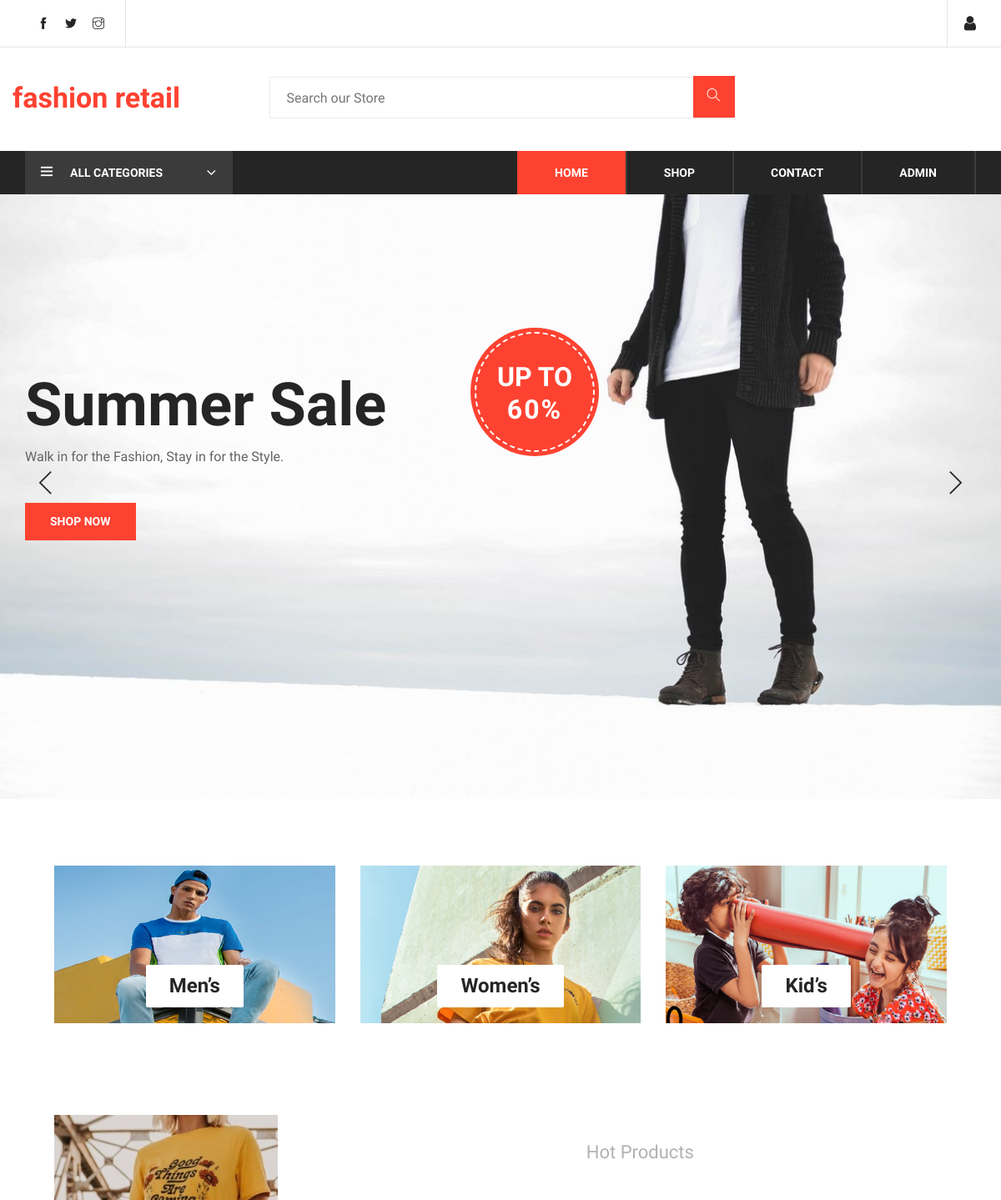
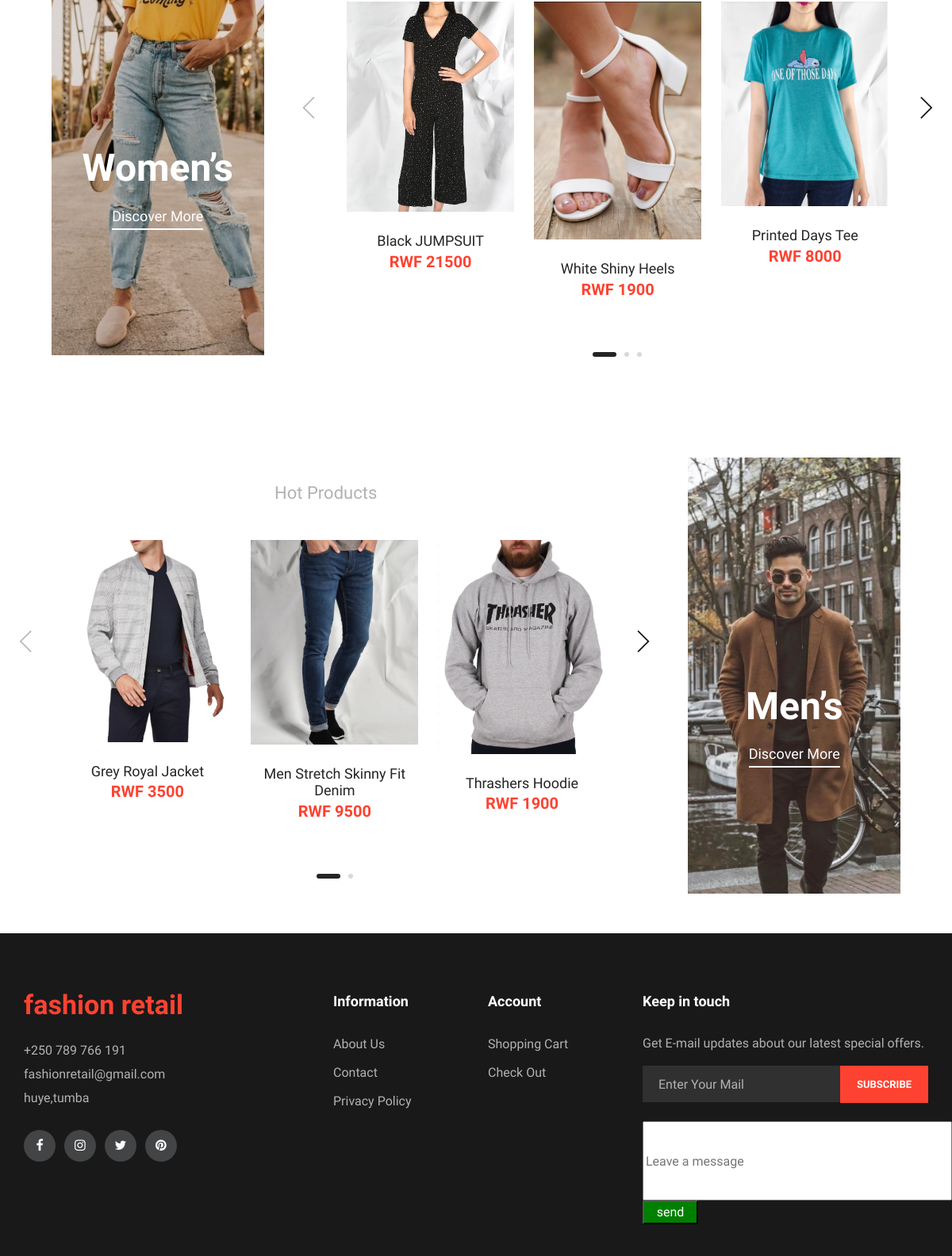
The page / on the database its author committed (2 pictures, top to bottom).
### tables this page shows
CREATE TABLE `slider` (
  `slide_id` int(10) NOT NULL,
  `slide_name` varchar(255) NOT NULL,
  `slide_image` text NOT NULL,
  `slide_heading` varchar(100) NOT NULL,
  `slide_text` varchar(100) NOT NULL
);

CREATE TABLE `products` (
  `products_id` int(10) NOT NULL,
  `p_cat_id` int(10) NOT NULL,
  `cat_id` int(10) NOT NULL,
  `date` timestamp NOT NULL DEFAULT current_timestamp() ON UPDATE current_timestamp(),
  `product_title` text NOT NULL,
  `product_img1` text NOT NULL,
  `product_img2` text NOT NULL,
  `product_price` int(10) NOT NULL,
  `product_keywords` text NOT NULL,
  `product_desc` text NOT NULL
);

### functions.php (the view, shortened to what this page needs)
<?php
$db = mysqli_connect('localhost', 'root', '', 'fashion_retail');
function getWProduct()
{
    global $db;
    $get_products = "select * from products where cat_id=2 order by RAND() LIMIT 7";
    $run_products = mysqli_query($db, $get_products);
    while ($row_products = mysqli_fetch_array($run_products)) {
        $products_id = $row_products['products_id'];
        $product_title = $row_products['product_title'];
        $product_price = $row_products['product_price'];
        $product_img1 = $row_products['product_img1'];
        echo "
        <div class='product-item'>
        <div class='pi-pic' style='max-height:300px'>
            <img src='img/products/$product_img1' alt='$product_title'>
            <ul>
                <li class='quick-view'><a href='product.php?product_id=$products_id' style='background:#fe4231;color:white'>View Details</a></li>
            </ul>
        </div>
        <div class='pi-text'>
            <a href='product.php?product_id=$products_id'>
                <h5>$product_title</h5>
            </a>
            <div class='product-price'>
               RWF $product_price
            </div>
        </div>
    </div>
    ";
    }
}
function getMProduct()
{
    global $db;
    $get_products = "select * from products where cat_id=1 order by RAND() LIMIT 7";
    $run_products = mysqli_query($db, $get_products);
    while ($row_products = mysqli_fetch_array($run_products)) {
        $products_id = $row_products['products_id'];
        $product_title = $row_products['product_title'];
        $product_price = $row_products['product_price'];
        $product_img1 = $row_products['product_img1'];
        echo "
        <div class='product-item'>
        <div class='pi-pic' style='max-height:300px'>
            <img src='img/products/$product_img1' alt='$product_title'>
            <ul>
                <li class='quick-view'><a href='product.php?product_id=$products_id' style='background:#fe4231;color:white'>View Details</a></li>
            </ul>
        </div>
        <div class='pi-text'>
            <a href='#'>
                <h5>$product_title</h5>
            </a>
            <div class='product-price'>
            RWF $product_price
            </div>
        </div>
    </div>
    ";
    }
}

### header.php (shortened to what this page needs)
<!DOCTYPE html>
<html lang="en">
<link rel='stylesheet' href='css/bootstrap.min.css' type='text/css'>
<link rel='stylesheet' href='css/font-awesome.min.css' type='text/css'>
<link rel='stylesheet' href='css/themify-icons.css' type='text/css'>
<link rel='stylesheet' href='css/elegant-icons.css' type='text/css'>
<link rel='stylesheet' href='css/owl.carousel.min.css' type='text/css'>
<link rel='stylesheet' href='css/slicknav.min.css' type='text/css'>
<link rel='stylesheet' href='css/style.css' type='text/css'>
</head>
<body>
    <header class="header-section">
        <div class="header-top" id="top">
            <div class="container">
                <div class="f-left">
                    <div class="top-social">
                        <a href="https://www.facebook.com/" target="_blank"><i class="ti-facebook"></i></a>
                        <a href="https://twitter.com/explore" target="_blank"><i class="ti-twitter-alt"></i></a>
                        <a href="https://www.instagram.com/?hl=en" target="_blank"><i class="ti-instagram"></i></a>
                    </div>
                </div>
                <div class="f-right">
                    <ul class="nav-right">
                        <li class="user-icon">
                            <div class="login-panel">
                                <i class="fa fa-user" style="font-size:20px"></i>
                            </div>
                        </li>
                    </ul>
                </div>
            </div>
        </div>
        <div class="container">
            <div class="inner-header">
                <div class="row">
                    <div class="col-md-3 logo">
                        <a href="index.php">
                            <span>fashion retail</span>
                        </a>
                    </div>
                    <div class="col-md-6">
                        <form method="post">
                            <div class="input-group">
                                <input type="text" name="search" placeholder="Search our Store" required>
                                <button type="submit" name="submit"><i class="ti-search"></i></button>
                            </div>
                        </form>
                    </div>
                </div>
            </div>
        </div>
        <div class="nav-item">
            <div class="container">
                <div class="nav-depart">
                    <div class="depart-btn">
                        <i class="ti-menu"></i>
                        <span>All Categories</span>
                    </div>
                </div>
                <nav class="nav-menu mobile-menu">
                    <ul>
                        <li class="<?php if ($active == 'Home') echo "active" ?>"><a href="index.php">Home</a></li>
                        <li class="<?php if ($active == 'Shop') echo "active" ?>"><a href="shop.php">Shop</a></li>
                        <li class="<?php if ($active == 'Contact') echo "active" ?>"><a href="contact.php">Contact</a></li>
                        <li><a href="adminlog.php">Admin</a></li>
                    </ul>
                </nav>
            </div>
        </div>
    </header>

### index.php (shortened to what this page needs)
<?php
$active = "Home";
include("functions.php");
include("header.php");
?>
<section class="hero-section">
    <div class="hero-items owl-carousel">
        <?php
        $get_slides = "select * from slider LIMIT 0,1";
        $run_slider = mysqli_query($con, $get_slides);
        while ($row_slides = mysqli_fetch_array($run_slider)) {
            $slide_image = $row_slides['slide_image'];
            $slide_heading = $row_slides['slide_heading'];
            $slide_text = $row_slides['slide_text'];
            echo "
            <div class='single-hero-items set-bg' data-setbg='img/$slide_image'>
                <div class='container'>
                    <div class='row'>
                        <div class='col-lg-5'>
                            <h1>$slide_heading</h1>
                            <p>$slide_text
                            </p>
                            <a href='shop.php' class='primary-btn'>Shop Now</a>
                        </div>
                    </div>
                    <div class='off-card'>
                        <h2>Up to <span>60%</span></h2>
                    </div>
                </div>
            </div>
                ";
        }
        ?>
    </div>
</section>
<div class="banner-section spad">
    <div class="container-fluid">
        <div class="row">
            <div class="col-lg-4">
                <a href='shop.php?cat_id=1'>
                    <div class="single-banner">
                        <img src="img/banner-1.png" alt="Mens">
                        <div class="inner-text">
                            <h4>Men’s</h4>
                        </div>
                    </div>
                </a>
            </div>
            <div class="col-lg-4">
                <a href='shop.php?cat_id=2'>
                    <div class="single-banner">
                        <img src="img/banner-2.png" alt="">
                        <div class="inner-text">
                            <h4>Women’s</h4>
                        </div>
                    </div>
                </a>
            </div>
            <div class="col-lg-4">
                <a href='shop.php?cat_id=3'>
                    <div class="single-banner">
                        <img src="img/banner-3.png" alt="">
                        <div class="inner-text">
                            <h4>Kid’s</h4>
                        </div>
                    </div>
                </a>
            </div>
        </div>
    </div>
</div>
<section class="women-banner spad">
    <div class="container-fluid">
        <div class="row">
            <div class="col-lg-3">
                <div class="product-large set-bg" data-setbg="img/women-large.jpg">
                    <h2>Women’s</h2>
                    <a href="shop.php?cat_id=2">Discover More</a>
                </div>
            </div>
            <div class="col-lg-8 offset-lg-1">
                <div class="filter-control">
                    <h3> Hot Products </h3>
                </div>
                <div class="product-slider owl-carousel">
                    <?php
                    getWProduct();
                    ?>
                </div>
            </div>
        </div>
    </div>
</section>
<section class="man-banner spad">
    <div class="container-fluid">
        <div class="row">
            <div class="col-lg-8">
                <div class="filter-control">
                    <h3> Hot Products </h3>
                </div>
                <div class="product-slider owl-carousel">
                    <?php
                    getMProduct();
                    ?>
                </div>
            </div>
            <div class="col-lg-3 offset-lg-1">
                <div class="product-large set-bg m-large" data-setbg="img/men-large.jpg">
                    <h2>Men’s</h2>
                    <a href="shop.php?cat_id=1">Discover More</a>
                </div>
            </div>
        </div>
    </div>
</section>
<?php
include('footer.php');
?>
</body>
</html>

### footer.php (shortened to what this page needs)
<footer class="footer-section">
    <div class="container">
        <div class="row" style="padding-bottom: 40px;">
            <div class="col-lg-3">
                <div class="footer-left">
                    <div class="footer-logo">
                        <a href="index.php"> <span>fashion retail</span>
                        </a>
                    </div>
                    <ul>
                        <li>+250 789 766 191</li>
                        <li>fashionretail@gmail.com</li>
                        <li>huye,tumba</li>
                    </ul>
                    <div class="footer-social">
                        <a href="https://www.facebook.com/" target="_blank"><i class="fa fa-facebook"></i></a>
                        <a href="https://www.instagram.com/?hl=en" target="_blank"><i class="fa fa-instagram"></i></a>
                        <a href="https://twitter.com/explore" target="_blank"><i class="fa fa-twitter"></i></a>
                        <a href="https://www.pinterest.com/" target="_blank"><i class="fa fa-pinterest"></i></a>
                    </div>
                </div>
            </div>
            <div class="col-lg-2 offset-lg-1">
                <div class="footer-widget">
                    <h5>Information</h5>
                    <ul>
                        <li><a href="index.php">About Us</a></li>
                        <li><a href="contact.php">Contact</a></li>
                        <li><a href="index.php">Privacy Policy</a></li>
                    </ul>
                </div>
            </div>
            <div class="col-lg-2">
                <div class="footer-widget" style="display: <?php if ($active == 'Register' || $active == 'Login') {
                                                                echo 'none';
                                                            };  ?>;">
                    <h5>Account</h5>
                    <ul>
                        <li><a href="
                        <?php if (!($_SESSION['customer_email'] == 'unset')) {
                            echo "shopping-cart.php";
                        } else {
                            echo "login.php";
                        }
                         ?>">Shopping Cart</a></li>
                        <li><a href="
                        <?php if (!($_SESSION['customer_email'] == 'unset')) {
                            echo "check-out.php";
                        } else {
                            echo "login.php";
                        }
                         ?>
                        ">Check Out</a></li>
                    </ul>
                </div>
            </div>
            <div class="col-lg-4">
                <div class="newslatter-item">
                    <h5>Keep in touch</h5>
                    <p>Get E-mail updates about our latest special offers.</p>
                    <form action="footer.php" class="subscribe-form" method="post">
                        <input type="text" name="email" placeholder="Enter Your Mail">
                        <button type="submit" name="subscription">Subscribe</button>
                    </form>
                    <br>
                    <form action="comment.php" class="comment-form" method="post">
                        <input type="text" name="comment" placeholder="Leave a message" style="width:390px;height: 100px;">
                        <button type="submit" name="comments" style="background:green;color: white;width: 70px;height: 30px;">send</button>
                    </form>
                </div>
            </div>
        </div>
    </div>
</footer>

### rows shown on the page
slider: slide_heading "Summer Sale", slide_text "Walk in for the Fashion, Stay in for the Style."
products: product_img1 (picture), product_title "Black JUMPSUIT", product_price "21500"
products: product_img1 (picture), product_title "White Shiny Heels", product_price "1900"
products: product_img1 (picture), product_title "Printed Days Tee", product_price "8000"
products: product_img1 (picture), product_title "Grey Royal Jacket", product_price "3500"
products: product_img1 (picture), product_title "Men Stretch Skinny Fit Denim", product_price "9500"
products: product_img1 (picture), product_title "Thrashers Hoodie", product_price "1900"
